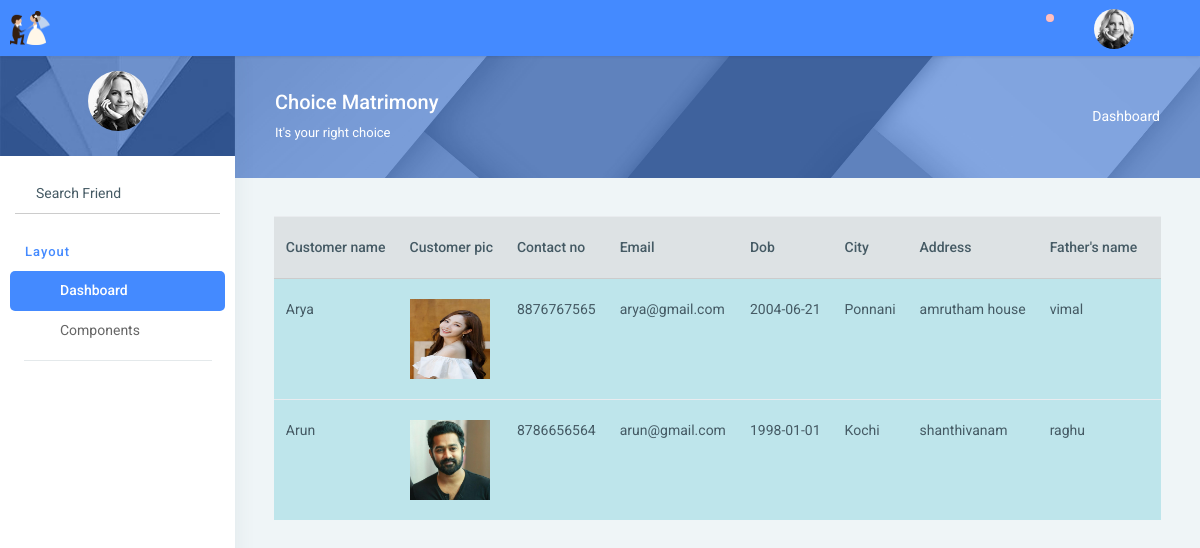
/matrimonyapp/displaycustomer/, run on the app's committed database.
### matrimonyapp/models.py (models this page shows)
class customerdb(models.Model):
    cname=models.CharField(max_length=50)
    cpic=models.ImageField(upload_to='customer pics')
    cno=models.IntegerField(null=True,blank=True)
    emil=models.EmailField(max_length=50)
    dob=models.CharField(max_length=50,blank=True)
    city=models.CharField(max_length=50)
    adrs=models.CharField(max_length=50)
    fname=models.CharField(max_length=50)
    mname=models.CharField(max_length=50)
    fcont=models.IntegerField(null=True,blank=True)
    wadrs=models.CharField(max_length=50)
    hoby=models.CharField(max_length=50)
    quali=models.CharField(max_length=50,null=True,blank=True)
    occutn=models.CharField(max_length=50)
    cast=models.CharField(max_length=50)

### matrimonyapp/views.py (the view)
# urls.py: path('displaycustomer/',views.displaycustomer_fn,name='displaycustomer_fn'),
def displaycustomer_fn(req):
    data=customerdb.objects.all()
    return render(req,'Displaycustomer.html',{'data':data})

### matrimonyapp/Templates/Displaycustomer.html (shortened to what this page needs)
<!DOCTYPE html>
{% extends 'index.html' %}
{% block content %}
<html lang="en">
<head>
</head>
<body>
<div class="card-block table-border-style">
<div class="table-responsive">
    <table class="table table-active"  >
        <thead >
            <tr>
                <th>Customer name</th>
                <th>Customer pic</th>
                <th>Contact no</th>
                <th>Email</th>
                <th>Dob</th>
                <th>City</th>
                <th>Address</th>
                <th>Father's name</th>
                <th>Mother's name</th>
            </tr>
            </thead>
            <tbody>
             {% for i in data %}
                <tr class="table-info">
                    <td>{{i.cname}}</td>
                    <td><img src="{{i.cpic.url}}" width="80px" height="80px"></td>
                    <td>{{i.cno}}</td>
                    <td>{{i.emil}}</td>
                    <td>{{i.dob}}</td>
                    <td>{{i.city}}</td>
                    <td>{{i.adrs}}</td>
                    <td>{{i.fname}}</td>
                    <td>{{i.mname}}</td>
                </tr>
             {% endfor %}
            </tbody>
            </table>
            </div>
            </div>
</body>
</html>
{% endblock %}

### data on the page
customerdb: cname "Arya", cpic (picture), cno "8876767565", emil "arya@gmail.com", dob "2004-06-21", city "Ponnani", adrs "amrutham house", fname "vimal"
customerdb: cname "Arun", cpic (picture), cno "8786656564", emil "arun@gmail.com", dob "1998-01-01", city "Kochi", adrs "shanthivanam", fname "raghu"
